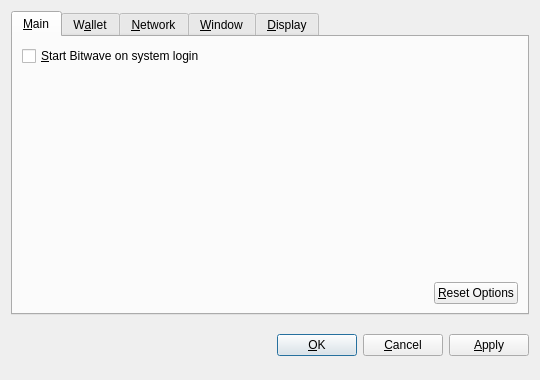
<?xml version="1.0" encoding="UTF-8"?>
<ui version="4.0">
 <class>OptionsDialog</class>
 <widget class="QDialog" name="OptionsDialog">
  <property name="geometry">
   <rect>
    <x>0</x>
    <y>0</y>
    <width>540</width>
    <height>380</height>
   </rect>
  </property>
  <property name="windowTitle">
   <string>Options</string>
  </property>
  <property name="modal">
   <bool>true</bool>
  </property>
  <layout class="QVBoxLayout" name="verticalLayout">
   <item>
    <widget class="QTabWidget" name="tabWidget">
     <property name="tabPosition">
      <enum>QTabWidget::North</enum>
     </property>
     <property name="currentIndex">
      <number>0</number>
     </property>
     <widget class="QWidget" name="tabMain">
      <attribute name="title">
       <string>&amp;Main</string>
      </attribute>
      <layout class="QVBoxLayout" name="verticalLayout_Main">
       <item>
        <widget class="QCheckBox" name="bitcoinAtStartup">
         <property name="toolTip">
          <string>Automatically start Bitwave after logging in to the system.</string>
         </property>
         <property name="text">
          <string>&amp;Start Bitwave on system login</string>
         </property>
        </widget>
       </item>
       <item>
        <spacer name="verticalSpacer_Main">
         <property name="orientation">
          <enum>Qt::Vertical</enum>
         </property>
         <property name="sizeHint" stdset="0">
          <size>
           <width>20</width>
           <height>40</height>
          </size>
         </property>
        </spacer>
       </item>
       <item>
        <layout class="QHBoxLayout" name="horizontalLayout_2_Main">
         <item>
          <spacer name="horizontalSpacer_2_Main">
           <property name="orientation">
            <enum>Qt::Horizontal</enum>
           </property>
           <property name="sizeHint" stdset="0">
            <size>
             <width>40</width>
             <height>20</height>
            </size>
           </property>
          </spacer>
         </item>
         <item>
          <widget class="QPushButton" name="resetButton">
           <property name="toolTip">
            <string>Reset all client options to default.</string>
           </property>
           <property name="text">
            <string>&amp;Reset Options</string>
           </property>
           <property name="autoDefault">
            <bool>false</bool>
           </property>
          </widget>
         </item>
        </layout>
       </item>
      </layout>
     </widget>
     <widget class="QWidget" name="tabWallet">
      <attribute name="title">
       <string>W&amp;allet</string>
      </attribute>
      <layout class="QVBoxLayout" name="verticalLayout_Network">
       <item>
        <widget class="QLabel" name="transactionFeeInfoLabel">
         <property name="text">
          <string>Optional transaction fee per kB that helps make sure your transactions are processed quickly. Most transactions are 1 kB.</string>
         </property>
         <property name="textFormat">
          <enum>Qt::PlainText</enum>
         </property>
         <property name="wordWrap">
          <bool>true</bool>
         </property>
        </widget>
       </item>
       <item>
        <layout class="QHBoxLayout" name="horizontalLayout_1_Main">
         <item>
          <widget class="QLabel" name="transactionFeeLabel">
           <property name="text">
            <string>Pay transaction &amp;fee</string>
           </property>
           <property name="textFormat">
            <enum>Qt::PlainText</enum>
           </property>
           <property name="buddy">
            <cstring>transactionFee</cstring>
           </property>
          </widget>
         </item>
         <item>
          <widget class="BitcoinAmountField" name="transactionFee"/>
         </item>
         <item>
          <spacer name="horizontalSpacer_1_Main">
           <property name="orientation">
            <enum>Qt::Horizontal</enum>
           </property>
           <property name="sizeHint" stdset="0">
            <size>
             <width>40</width>
             <height>20</height>
            </size>
           </property>
          </spacer>
         </item>
        </layout>
       </item>
       <item>
        <widget class="QLabel" name="label">
         <property name="text">
          <string>If you disable the spending of unconfirmed change, the change from a transaction cannot be used until that transaction has at least one confirmation. This also affects how your balance is computed.</string>
         </property>
         <property name="wordWrap">
          <bool>true</bool>
         </property>
        </widget>
       </item>
       <item>
        <widget class="QCheckBox" name="spendZeroConfChange">
         <property name="text">
          <string>Spend unconfirmed change  (experts only)</string>
         </property>
        </widget>
       </item>
       <item>
        <spacer name="verticalSpacer">
         <property name="orientation">
          <enum>Qt::Vertical</enum>
         </property>
         <property name="sizeHint" stdset="0">
          <size>
           <width>20</width>
           <height>40</height>
          </size>
         </property>
        </spacer>
       </item>
      </layout>
     </widget>
     <widget class="QWidget" name="tabNetwork">
      <attribute name="title">
       <string>&amp;Network</string>
      </attribute>
      <layout class="QVBoxLayout" name="verticalLayout_Network">
       <item>
        <widget class="QCheckBox" name="mapPortUpnp">
         <property name="toolTip">
          <string>Automatically open the Bitwave client port on the router. This only works when your router supports UPnP and it is enabled.</string>
         </property>
         <property name="text">
          <string>Map port using &amp;UPnP</string>
         </property>
        </widget>
       </item>
       <item>
        <widget class="QCheckBox" name="connectSocks">
         <property name="toolTip">
          <string>Connect to the Bitwave network through a SOCKS proxy (e.g. when connecting through Tor).</string>
         </property>
         <property name="text">
          <string>&amp;Connect through SOCKS proxy:</string>
         </property>
        </widget>
       </item>
       <item>
        <layout class="QHBoxLayout" name="horizontalLayout_Network">
         <item>
          <widget class="QLabel" name="proxyIpLabel">
           <property name="text">
            <string>Proxy &amp;IP:</string>
           </property>
           <property name="textFormat">
            <enum>Qt::PlainText</enum>
           </property>
           <property name="buddy">
            <cstring>proxyIp</cstring>
           </property>
          </widget>
         </item>
         <item>
          <widget class="QValidatedLineEdit" name="proxyIp">
           <property name="maximumSize">
            <size>
             <width>140</width>
             <height>16777215</height>
            </size>
           </property>
           <property name="toolTip">
            <string>IP address of the proxy (e.g. 127.0.0.1)</string>
           </property>
          </widget>
         </item>
         <item>
          <widget class="QLabel" name="proxyPortLabel">
           <property name="text">
            <string>&amp;Port:</string>
           </property>
           <property name="textFormat">
            <enum>Qt::PlainText</enum>
           </property>
           <property name="buddy">
            <cstring>proxyPort</cstring>
           </property>
          </widget>
         </item>
         <item>
          <widget class="QLineEdit" name="proxyPort">
           <property name="maximumSize">
            <size>
             <width>55</width>
             <height>16777215</height>
            </size>
           </property>
           <property name="toolTip">
            <string>Port of the proxy (e.g. 9050)</string>
           </property>
          </widget>
         </item>
         <item>
          <widget class="QLabel" name="socksVersionLabel">
           <property name="text">
            <string>SOCKS &amp;Version:</string>
           </property>
           <property name="textFormat">
            <enum>Qt::PlainText</enum>
           </property>
           <property name="buddy">
            <cstring>socksVersion</cstring>
           </property>
          </widget>
         </item>
         <item>
          <widget class="QValueComboBox" name="socksVersion">
           <property name="toolTip">
            <string>SOCKS version of the proxy (e.g. 5)</string>
           </property>
          </widget>
         </item>
         <item>
          <spacer name="horizontalSpacer_Network">
           <property name="orientation">
            <enum>Qt::Horizontal</enum>
           </property>
           <property name="sizeHint" stdset="0">
            <size>
             <width>40</width>
             <height>20</height>
            </size>
           </property>
          </spacer>
         </item>
        </layout>
       </item>
       <item>
        <spacer name="verticalSpacer_Network">
         <property name="orientation">
          <enum>Qt::Vertical</enum>
         </property>
         <property name="sizeHint" stdset="0">
          <size>
           <width>20</width>
           <height>40</height>
          </size>
         </property>
        </spacer>
       </item>
      </layout>
     </widget>
     <widget class="QWidget" name="tabWindow">
      <attribute name="title">
       <string>&amp;Window</string>
      </attribute>
      <layout class="QVBoxLayout" name="verticalLayout_Window">
       <item>
        <widget class="QCheckBox" name="minimizeToTray">
         <property name="toolTip">
          <string>Show only a tray icon after minimizing the window.</string>
         </property>
         <property name="text">
          <string>&amp;Minimize to the tray instead of the taskbar</string>
         </property>
        </widget>
       </item>
       <item>
        <widget class="QCheckBox" name="minimizeOnClose">
         <property name="toolTip">
          <string>Minimize instead of exit the application when the window is closed. When this option is enabled, the application will be closed only after selecting Quit in the menu.</string>
         </property>
         <property name="text">
          <string>M&amp;inimize on close</string>
         </property>
        </widget>
       </item>
       <item>
        <spacer name="verticalSpacer_Window">
         <property name="orientation">
          <enum>Qt::Vertical</enum>
         </property>
         <property name="sizeHint" stdset="0">
          <size>
           <width>20</width>
           <height>40</height>
          </size>
         </property>
        </spacer>
       </item>
      </layout>
     </widget>
     <widget class="QWidget" name="tabDisplay">
      <attribute name="title">
       <string>&amp;Display</string>
      </attribute>
      <layout class="QVBoxLayout" name="verticalLayout_Display">
       <item>
        <layout class="QHBoxLayout" name="horizontalLayout_1_Display">
         <item>
          <widget class="QLabel" name="langLabel">
           <property name="text">
            <string>User Interface &amp;language:</string>
           </property>
           <property name="textFormat">
            <enum>Qt::PlainText</enum>
           </property>
           <property name="buddy">
            <cstring>lang</cstring>
           </property>
          </widget>
         </item>
         <item>
          <widget class="QValueComboBox" name="lang">
           <property name="toolTip">
            <string>The user interface language can be set here. This setting will take effect after restarting Bitwave.</string>
           </property>
          </widget>
         </item>
        </layout>
       </item>
       <item>
        <layout class="QHBoxLayout" name="horizontalLayout_2_Display">
         <item>
          <widget class="QLabel" name="unitLabel">
           <property name="text">
            <string>&amp;Unit to show amounts in:</string>
           </property>
           <property name="textFormat">
            <enum>Qt::PlainText</enum>
           </property>
           <property name="buddy">
            <cstring>unit</cstring>
           </property>
          </widget>
         </item>
         <item>
          <widget class="QValueComboBox" name="unit">
           <property name="toolTip">
            <string>Choose the default subdivision unit to show in the interface and when sending coins.</string>
           </property>
          </widget>
         </item>
        </layout>
       </item>
       <item>
        <widget class="QCheckBox" name="displayAddresses">
         <property name="toolTip">
          <string>Whether to show Bitwave addresses in the transaction list or not.</string>
         </property>
         <property name="text">
          <string>&amp;Display addresses in transaction list</string>
         </property>
        </widget>
       </item>
       <item>
        <widget class="QCheckBox" name="coinControlFeatures">
         <property name="toolTip">
          <string>Whether to show coin control features or not.</string>
         </property>
         <property name="text">
          <string>Display coin &amp;control features (experts only!)</string>
         </property>
        </widget>
       </item>
       <item>
        <spacer name="verticalSpacer_Display">
         <property name="orientation">
          <enum>Qt::Vertical</enum>
         </property>
         <property name="sizeHint" stdset="0">
          <size>
           <width>20</width>
           <height>40</height>
          </size>
         </property>
        </spacer>
       </item>
      </layout>
     </widget>
    </widget>
   </item>
   <item>
    <layout class="QHBoxLayout" name="horizontalLayout_Buttons">
     <item>
      <spacer name="horizontalSpacer_1">
       <property name="orientation">
        <enum>Qt::Horizontal</enum>
       </property>
       <property name="sizeHint" stdset="0">
        <size>
         <width>40</width>
         <height>48</height>
        </size>
       </property>
      </spacer>
     </item>
     <item>
      <widget class="QLabel" name="statusLabel">
       <property name="font">
        <font>
         <weight>75</weight>
         <bold>true</bold>
        </font>
       </property>
       <property name="text">
        <string/>
       </property>
       <property name="textFormat">
        <enum>Qt::PlainText</enum>
       </property>
       <property name="wordWrap">
        <bool>true</bool>
       </property>
      </widget>
     </item>
     <item>
      <spacer name="horizontalSpacer_2">
       <property name="orientation">
        <enum>Qt::Horizontal</enum>
       </property>
       <property name="sizeHint" stdset="0">
        <size>
         <width>40</width>
         <height>48</height>
        </size>
       </property>
      </spacer>
     </item>
     <item>
      <widget class="QPushButton" name="okButton">
       <property name="text">
        <string>&amp;OK</string>
       </property>
      </widget>
     </item>
     <item>
      <widget class="QPushButton" name="cancelButton">
       <property name="text">
        <string>&amp;Cancel</string>
       </property>
       <property name="autoDefault">
        <bool>false</bool>
       </property>
      </widget>
     </item>
     <item>
      <widget class="QPushButton" name="applyButton">
       <property name="text">
        <string>&amp;Apply</string>
       </property>
       <property name="autoDefault">
        <bool>false</bool>
       </property>
      </widget>
     </item>
    </layout>
   </item>
  </layout>
 </widget>
 <customwidgets>
  <customwidget>
   <class>BitcoinAmountField</class>
   <extends>QSpinBox</extends>
   <header>bitcoinamountfield.h</header>
  </customwidget>
  <customwidget>
   <class>QValueComboBox</class>
   <extends>QComboBox</extends>
   <header>qvaluecombobox.h</header>
  </customwidget>
  <customwidget>
   <class>QValidatedLineEdit</class>
   <extends>QLineEdit</extends>
   <header>qvalidatedlineedit.h</header>
  </customwidget>
 </customwidgets>
 <resources/>
 <connections/>
</ui>
